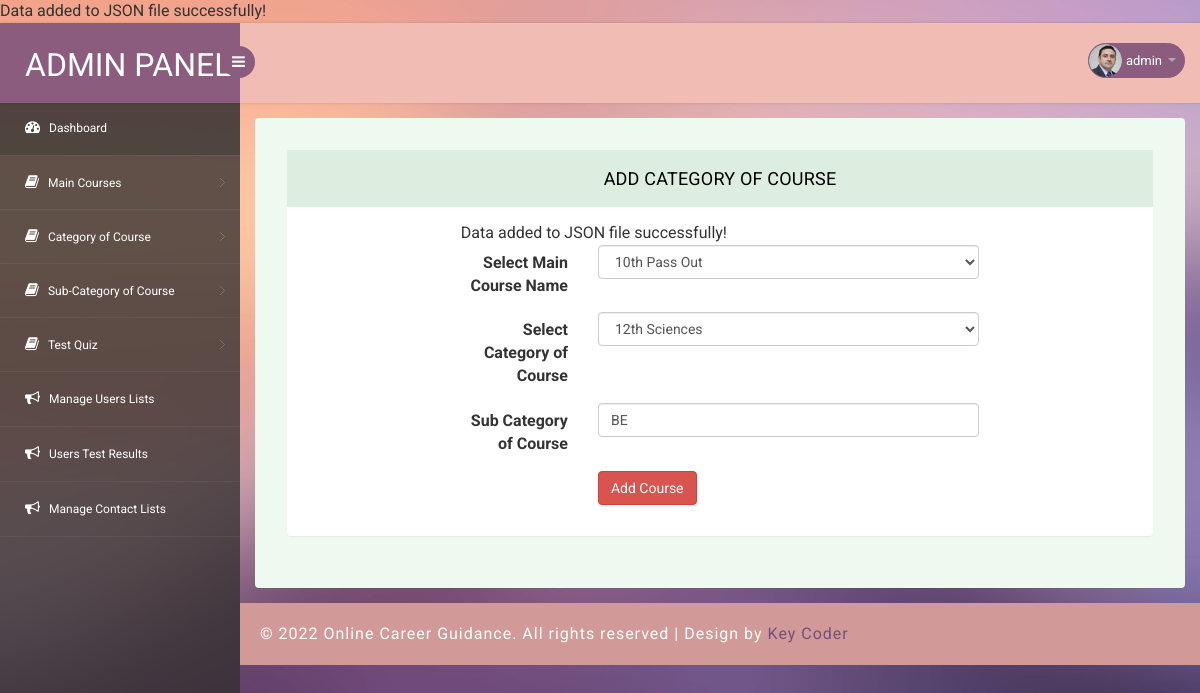
Screenshot of /Admin_side/edit_sub_course_cat.php?id=6 (signed in) with the database file from the repository.
### tables this page shows
CREATE TABLE `sub_category` (
  `id` int(11) NOT NULL,
  `courseid` int(11) DEFAULT NULL,
  `sub_courseid` int(11) NOT NULL,
  `sub_coursecat` varchar(255) DEFAULT NULL,
  `creationDate` timestamp NULL DEFAULT current_timestamp(),
  `updationDate` varchar(255) DEFAULT NULL
);

CREATE TABLE `courses` (
  `id` int(11) NOT NULL,
  `coursename` varchar(255) DEFAULT NULL,
  `creationDate` timestamp NOT NULL DEFAULT current_timestamp()
);

CREATE TABLE `sub_course` (
  `id` int(11) NOT NULL,
  `courseid` int(11) DEFAULT NULL,
  `sub_course` varchar(255) DEFAULT NULL,
  `creationDate` timestamp NULL DEFAULT current_timestamp()
);

### Admin_side/edit_sub_course_cat.php (the view, shortened to what this page needs)
<?php
include('../connection.php');
if (strlen($_SESSION['admin_panel_login'])==0) {
  header('location:logout.php');
  } else{
?>
<!DOCTYPE html>
<head>
<link rel="stylesheet" href="css/bootstrap.min.css" >
<link href="css/style.css" rel='stylesheet' type='text/css' />
<link href="css/style-responsive.css" rel="stylesheet"/>
<link rel="stylesheet" href="css/font.css" type="text/css"/>
<link href="css/font-awesome.css" rel="stylesheet">
</head>
<body>
<section id="container">
<?php include'top-header.php'; ?>
<?php include'menu-bar.php'; ?>
<section id="main-content">
	<section class="wrapper">
	<div class="form-w3layouts">
        <div class="row">
            <div class="col-lg-12">
                <section class="panel">
                    <header class="panel-heading">
                        Add Category of Course
                    </header>
                    <div class="panel-body">
                        <div class="position-center">
                            <?php
                    include('../connection.php');
                   $id=($_GET['id']);
                    $query=mysqli_query($conn,"select sub_category.*,courses.coursename as cname,courses.id as coid,sub_course.sub_course as sname,sub_course.id as suid from sub_category join courses on courses.id=sub_category.courseid join sub_course on sub_course.id=sub_category.sub_courseid where sub_category.id='$id'");
                                while($row=mysqli_fetch_array($query))
                                {
                                ?>
                            <form class="form-horizontal" role="form" method="post">
                            <div class="form-group">
                                <label for="inputEmail1" class="col-lg-3 col-sm-2 control-label">Select Main Course Name</label>
                                <div class="col-lg-9">
                         <select name="course_name" class="form-control" onChange="getSubcat(this.value);"  required>
                                <option value="<?php echo htmlentities($row['coid']);?>"><?php echo htmlentities($row['cname']);?></option>
                                <?php
                                $query=mysqli_query($conn,"select * from courses");
                                    ?>
                                </select>
                                </div>
                            </div>
                            <div class="form-group">
                                <label for="inputEmail1" class="col-lg-3 col-sm-2 control-label"> Select Category of Course</label>
                                <div class="col-lg-9">
                            <select  name="sub_course" id="subcategory" class="form-control" required>
                            <option value="<?php echo ($row['suid']);?>"><?php echo ($row['sname']);?></option>
                                </select>
                                </div>
                            </div>
                            <div class="form-group">
                                <label for="inputEmail1" class="col-lg-3 col-sm-2 control-label">Sub Category of Course</label>
                                <div class="col-lg-9">
                                    <input type="text" name="sub_coursecat" class="form-control" value="<?php echo ($row['sub_coursecat']); ?>" placeholder="Enter your Sub Category Name" required="">
                                </div>
                            </div>
                            <div class="form-group">
                                <div class="col-lg-offset-3 col-lg-9">
                                    <button type="submit" class="btn btn-danger" name="submit">Add Course</button>
                                </div>
                            </div>
                        </form>
                    <?php } ?>
                        </div>
                    </div>
                </section>
            </div>
        </div>
        </div>
</section>
		   <?php include'footer.php'; ?>
</section>
</section>
</body>
</html>
<?php } ?>

### Admin_side/Css/style.css (style rules this page uses)
html, body { font-family: 'Roboto', sans-serif; font-size: 100%; overflow-x: hidden; background: url(../images/bg.jpg) no-repeat 0px 0px; background-size:cover; }
ul,label { margin:0; padding:0; }
#main-content { margin-left:240px; -webkit-transition:all .3s ease-in-out; -moz-transition:all .3s ease-in-out; -o-transition:all .3s ease-in-out; transition:all .3s ease-in-out; }
.wrapper { display:inline-block; margin-top:80px; padding:15px; width:100%; }
.position-center { width:62%; margin: 0 auto; }
.panel-heading { position: relative; height: 57px; line-height: 57px; letter-spacing: 0.2px; color: #000; font-size: 18px; font-weight: 400; padding: 0 16px; background:#ddede0; border-top-right-radius: 2px; border-top-left-radius: 2px; text-transform: uppercase; text-align: center; }
.panel { border: none ! important; }
.form-w3layouts { background: #eef9f0; padding: 2em; border-radius: 4px; -webkit-box-shadow: 0 1px 1px rgba(0,0,0,.05); box-shadow: 0 1px 1px rgba(0,0,0,.05); }

### rows the page displays
sub_category: course_name "10th Pass Out", sub_course "12th Sciences", sub_coursecat "BE"

### other values shown
$_SESSION['username'] "admin"
